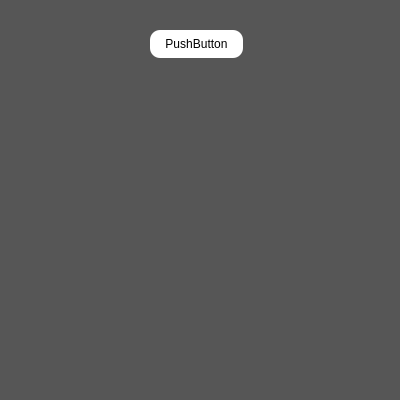
<?xml version="1.0" encoding="UTF-8"?>
<ui version="4.0">
 <class>MainWindow</class>
 <widget class="QMainWindow" name="MainWindow">
  <property name="geometry">
   <rect>
    <x>0</x>
    <y>0</y>
    <width>400</width>
    <height>400</height>
   </rect>
  </property>
  <property name="windowTitle">
   <string>MainWindow</string>
  </property>
  <property name="styleSheet">
   <string notr="true">background-color: rgb(86, 86, 86);</string>
  </property>
  <widget class="QWidget" name="centralwidget">
   <property name="styleSheet">
    <string notr="true">background-color: rgb(86, 86, 86);</string>
   </property>
   <widget class="QPushButton" name="btn">
    <property name="geometry">
     <rect>
      <x>150</x>
      <y>30</y>
      <width>93</width>
      <height>28</height>
     </rect>
    </property>
    <property name="styleSheet">
     <string notr="true">QPushButton {
	background-color: white;
	border-color: rgb(10, 10, 10);
	border-radius: 10px;
}

QPushButton:hover {
	background-color: rgb(10, 10, 10);
}

QPushButton:pressed {
	background-color: rgb(100, 100, 100);
}</string>
    </property>
    <property name="text">
     <string>PushButton</string>
    </property>
   </widget>
  </widget>
  <widget class="QMenuBar" name="menubar">
   <property name="geometry">
    <rect>
     <x>0</x>
     <y>0</y>
     <width>400</width>
     <height>26</height>
    </rect>
   </property>
  </widget>
  <widget class="QStatusBar" name="statusbar"/>
 </widget>
 <resources/>
 <connections/>
</ui>
